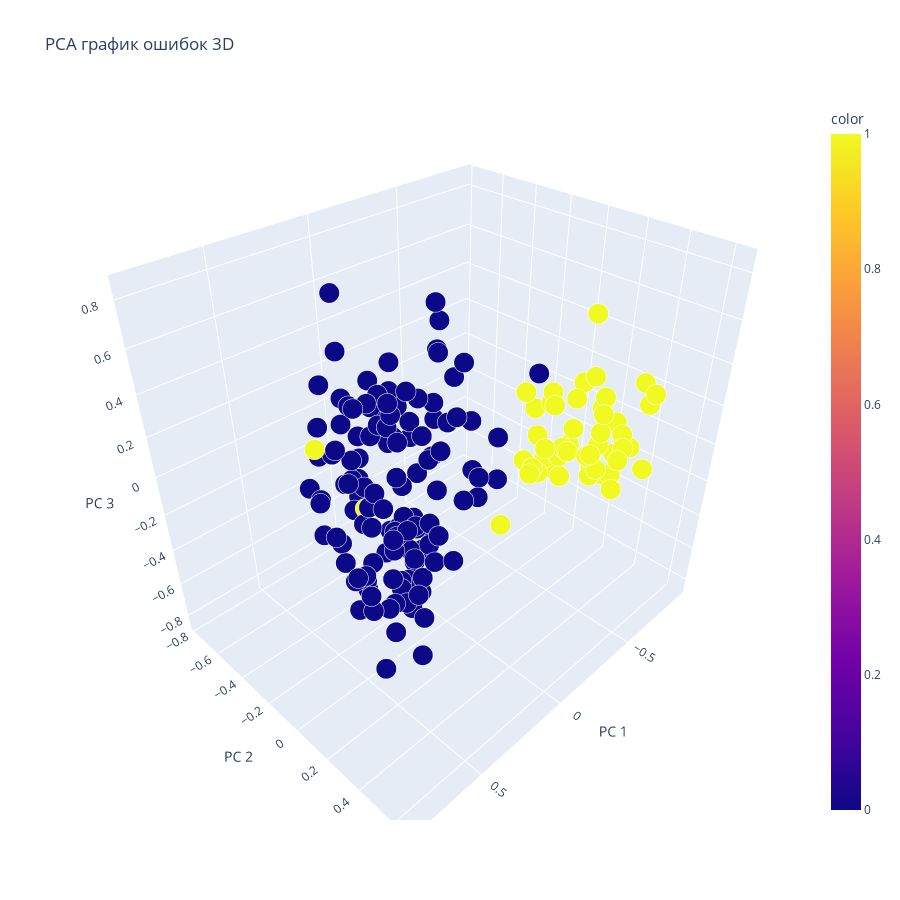

Here is the notebook cell this chart was saved with:
### Code cell
ACCURACY_SCORE_MY_SOLUTION(pred_sp, [2,0,1], [10, 20, 30])

### Figure 1 — Plotly figure (JSON) as saved in the notebook; plotly's stock layout.template omitted (floating-point values rounded to 4 significant figures; data arrays with more than 128 entries replaced by an {"elided": "..."} marker saying what was removed)
{"data": [{"hovertemplate": "PC 1=%{x}<br>PC 2=%{y}<br>PC 3=%{z}<br>size=%{marker.size}<br>color=%{marker.color}<extra></extra>", "legendgroup": "", "marker": {"color": {"elided": "178 int values"}, "coloraxis": "coloraxis", "opacity": 1, "size": {"elided": "178 float values"}, "sizemode": "area", "sizeref": 0.00025, "symbol": "circle"}, "mode": "markers", "name": "", "scene": "scene", "showlegend": false, "type": "scatter3d", "x": {"elided": "178 float values"}, "y": {"elided": "178 float values"}, "z": {"elided": "178 float values"}}], "layout": {"coloraxis": {"colorbar": {"title": {"text": "color"}}, "colorscale": [[0, "#0d0887"], [0.1111, "#46039f"], [0.2222, "#7201a8"], [0.3333, "#9c179e"], [0.4444, "#bd3786"], [0.5556, "#d8576b"], [0.6667, "#ed7953"], [0.7778, "#fb9f3a"], [0.8889, "#fdca26"], [1, "#f0f921"]]}, "height": 900, "legend": {"itemsizing": "constant", "tracegroupgap": 0}, "scene": {"domain": {"x": [0, 1], "y": [0, 1]}, "xaxis": {"title": {"text": "PC 1"}}, "yaxis": {"title": {"text": "PC 2"}}, "zaxis": {"title": {"text": "PC 3"}}}, "title": {"text": "PCA график ошибок 3D"}, "width": 900}}
